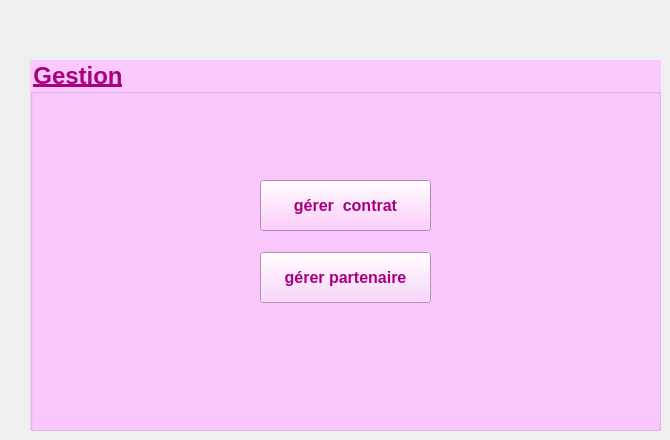
      <widget class="QWidget" name="page_11">
       <widget class="QGroupBox" name="groupBox_9">
        <property name="geometry">
         <rect>
          <x>30</x>
          <y>60</y>
          <width>631</width>
          <height>371</height>
         </rect>
        </property>
        <property name="font">
         <font>
          <pointsize>18</pointsize>
          <weight>75</weight>
          <bold>true</bold>
          <underline>true</underline>
         </font>
        </property>
        <property name="styleSheet">
         <string notr="true">background-color: rgb(252, 201, 255);
color: rgb(170, 0, 127);</string>
        </property>
        <property name="title">
         <string>Gestion</string>
        </property>
        <widget class="QPushButton" name="pushButton_gc">
         <property name="geometry">
          <rect>
           <x>230</x>
           <y>120</y>
           <width>171</width>
           <height>51</height>
          </rect>
         </property>
         <property name="font">
          <font>
           <pointsize>12</pointsize>
           <weight>75</weight>
           <bold>true</bold>
          </font>
         </property>
         <property name="styleSheet">
          <string notr="true">background-color: rgb(255, 199, 248);
color: rgb(170, 0, 127);
background-color: rgb(251, 202, 255);
background-color: rgb(255, 190, 252);</string>
         </property>
         <property name="text">
          <string>gérer  contrat</string>
         </property>
        </widget>
        <widget class="QPushButton" name="pushButton_2_gc">
         <property name="geometry">
          <rect>
           <x>230</x>
           <y>192</y>
           <width>171</width>
           <height>51</height>
          </rect>
         </property>
         <property name="font">
          <font>
           <pointsize>12</pointsize>
           <weight>75</weight>
           <bold>true</bold>
          </font>
         </property>
         <property name="styleSheet">
          <string notr="true">color: rgb(170, 0, 127);</string>
         </property>
         <property name="text">
          <string>gérer partenaire</string>
         </property>
        </widget>
       </widget>
      </widget>
